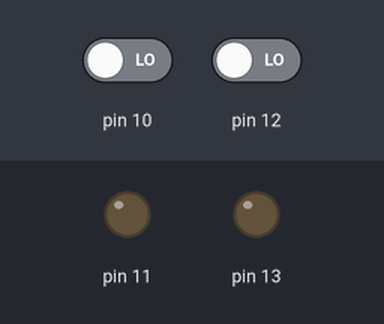
This sketch was run on a simulated Arduino Uno, built with avr-gcc and run on an emulated ATmega328P. Parts: output pins drawn as LEDs (lit = HIGH). Dashed ring = blinking. The test bench sets the inputs (shaded band); at power-on: pin 10 LOW, pin 12 LOW. What the sketch prints to the serial monitor is not drawn.

Above: at 1.2 s.
1.3 s: pin 10 driven HIGH
At 1.5 s:
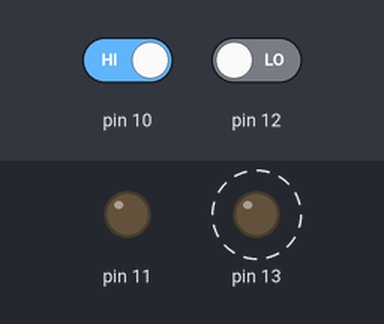
4.3 s: pin 12 driven HIGH
At 4.5 s:
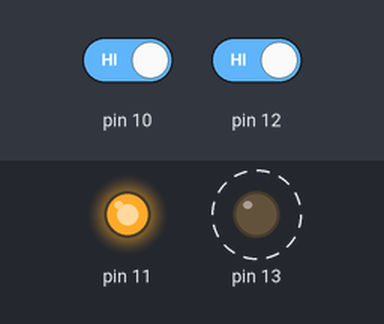
7.3 s: pin 12 driven LOW
At 10.2 s:
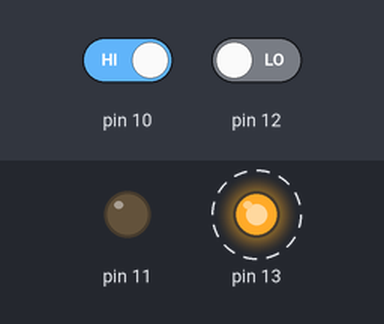
10.3 s: pin 10 driven LOW
At 11.1 s:
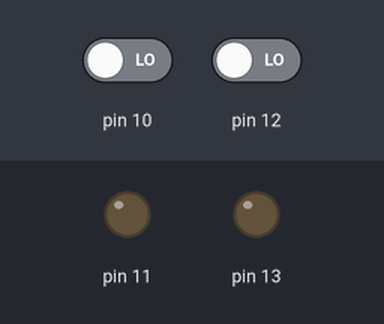
Timing chart, 0 to 12.8 s (numbered marks = the images above; inputs shaded):
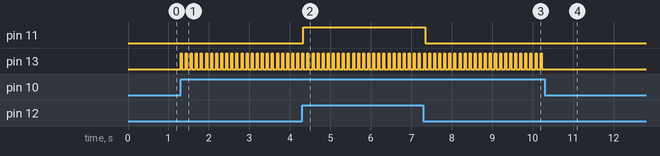

Measured:
- after the input at 1.3 s, pin 13: alternates HIGH for 0.03 s and LOW for 0.10 s, starting at once
- after the input at 4.3 s, pin 11: LOW → HIGH at once
- after the input at 7.3 s, pin 11: HIGH → LOW at once
- after the input at 10.3 s, pin 13: stops changing and stays LOW

The sketch:

rxtx.ino
```cpp
void setup() {
  Serial.begin(9600);
  // put your setup code here, to run once:
  pinMode(13, OUTPUT);
  pinMode(12, INPUT);
  pinMode(11, OUTPUT);
  pinMode(10, INPUT);
}

void loop() {
  // put your main code here, to run repeatedly:
  int key = digitalRead(10);
    Serial.println("key pressed\n");
  if(key == HIGH)
  {
    Serial.println("key pressed\n");
    digitalWrite(13, HIGH);
    delay(25);
    digitalWrite(13, LOW);
//    delay(20);
  } else {
//    digitalWrite(11, LOW);
  }
//  delay(100);

//  digitalWrite(13, key);

  int signal = digitalRead(12);
  if(signal == HIGH)
  {
    digitalWrite(11, HIGH);
  } else {
    digitalWrite(11, LOW);
  }
/*
  for(int i = 0; i < 10; i++)
  {
    int v = digitalRead(12);
    if(v == HIGH)
    {
      digitalWrite(11, HIGH);
    } else {
      digitalWrite(11, LOW);
    }
    delay(100);
  }

  digitalWrite(13, LOW);
  for(int i = 0; i < 10; i++)
  {
    int v = digitalRead(12);
    if(v == HIGH)
    {
      digitalWrite(11, HIGH);
    } else {
      digitalWrite(11, LOW);
    }
    delay(100);
  }
*/
delay(100);
}
```
